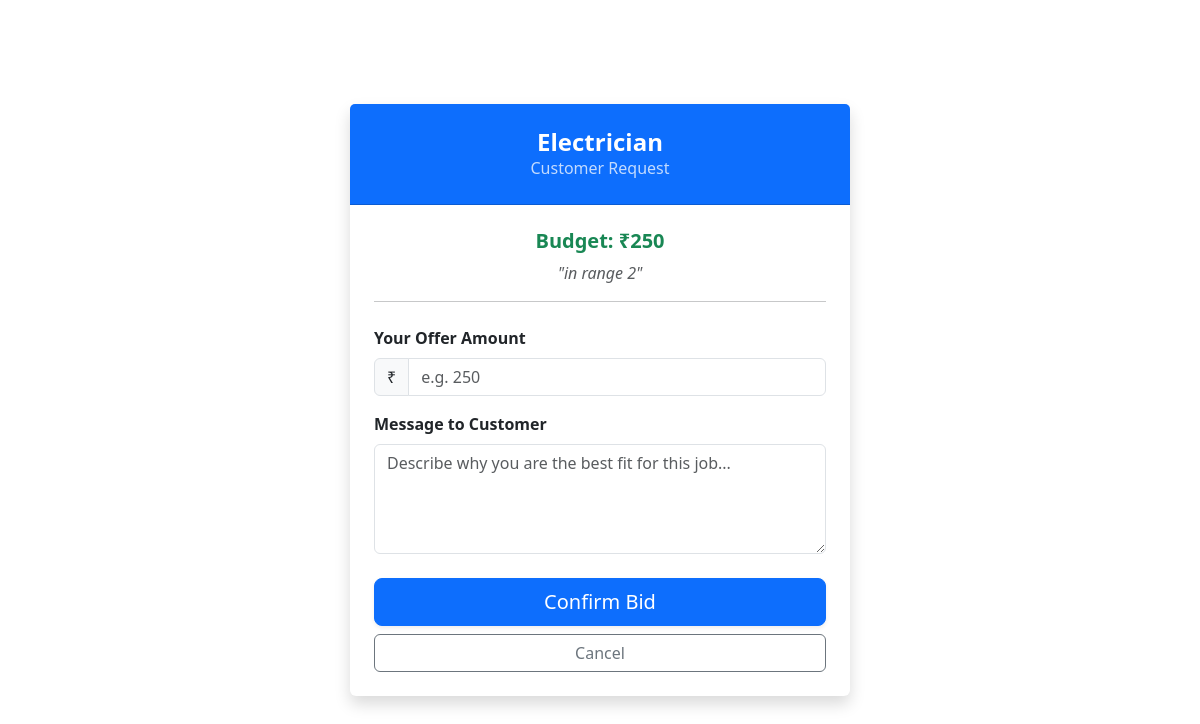
The page /place_bid/7 (signed in) on the database its author committed.
### app.py (models this page shows)
class service_request(db.Model):
    id=db.Column(db.Integer, primary_key=True)
    consumer_id=db.Column(db.Integer, nullable=False)
    con_latitude = db.Column(db.Float, nullable=False)
    con_longitude = db.Column(db.Float, nullable=False)
    service_title=db.Column(db.String(200), nullable=False)
    service_type=db.Column(db.String(50), nullable=False)
    budget=db.Column(db.Integer, nullable=False)
    desc=db.Column(db.String(500), nullable=False)
    is_active=db.Column(db.Boolean, default=True)
    is_inprogress=db.Column(db.Boolean, default=False)
    assigned_provider_id=db.Column(db.Integer, nullable=True)
    created_at=db.Column(db.DateTime, default=db.func.current_timestamp())

### app.py (the view, shortened to what this page needs)
@app.route('/place_bid/<int:serv_id>',methods=['GET', 'POST'])
def place_bid(serv_id):
    if 'user_id' not in session:
        return redirect(url_for('login'))
    service=service_request.query.filter_by(id=serv_id).first()
    return render_template('provider/place_bid.html',service=service)

### templates/provider/place_bid.html (shortened to what this page needs)
{% extends 'base.html' %}
{% block body %}
<div class="container d-flex justify-content-center align-items-center min-vh-100 py-5">
    <div class="card shadow border-0" style="width: 100%; max-width: 500px;">
        <div class="card-header bg-primary text-white text-center py-4">
            <h4 class="mb-0 fw-bold">{{ service.service_type }}</h4>
            <p class="mb-0 opacity-75">Customer Request</p>
        </div>
        <div class="card-body p-4">
            <div class="mb-4 text-center">
                <h5 class="text-success fw-bold">Budget: ₹{{ service.budget }}</h5>
                <p class="text-muted fst-italic">"{{ service.desc }}"</p>
                <hr>
            </div>
            <form method="POST" action="{{ url_for('place_bid', serv_id=service.id) }}">
                <div class="mb-3">
                    <label for="bid_amount" class="form-label fw-bold">Your Offer Amount</label>
                    <div class="input-group">
                        <span class="input-group-text">₹</span>
                        <input type="number" class="form-control" id="bid_amount" name="bid_amount"
                               placeholder="e.g. {{ service.budget }}" min="0" required>
                    </div>
                </div>
                <div class="mb-4">
                    <label for="msg" class="form-label fw-bold">Message to Customer</label>
                    <textarea class="form-control" id="msg" name="msg" rows="4"
                              placeholder="Describe why you are the best fit for this job..." required></textarea>
                </div>
                <div class="d-grid gap-2">
                    <button type="submit" class="btn btn-primary btn-lg shadow-sm">
                        Confirm Bid
                    </button>
                    <a href="{{ url_for('provider_dashboard') }}" class="btn btn-outline-secondary">
                        Cancel
                    </a>
                </div>
            </form>
        </div>
    </div>
</div>
{% endblock body %}

### rows shown on the page
service_request: service_type "Electrician", budget "250", desc "in range 2", bid_amount "e.g. 250"
